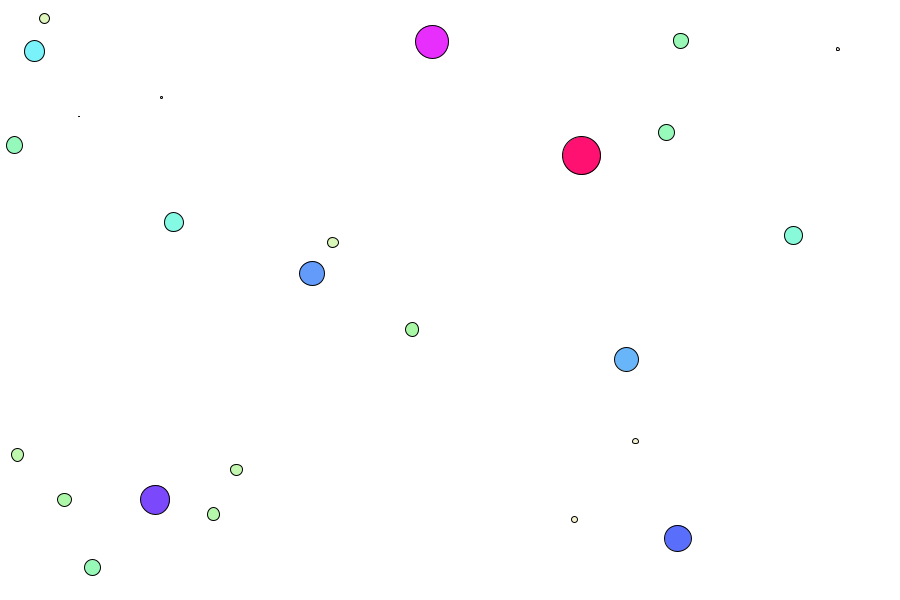
Frame 1 (no input)
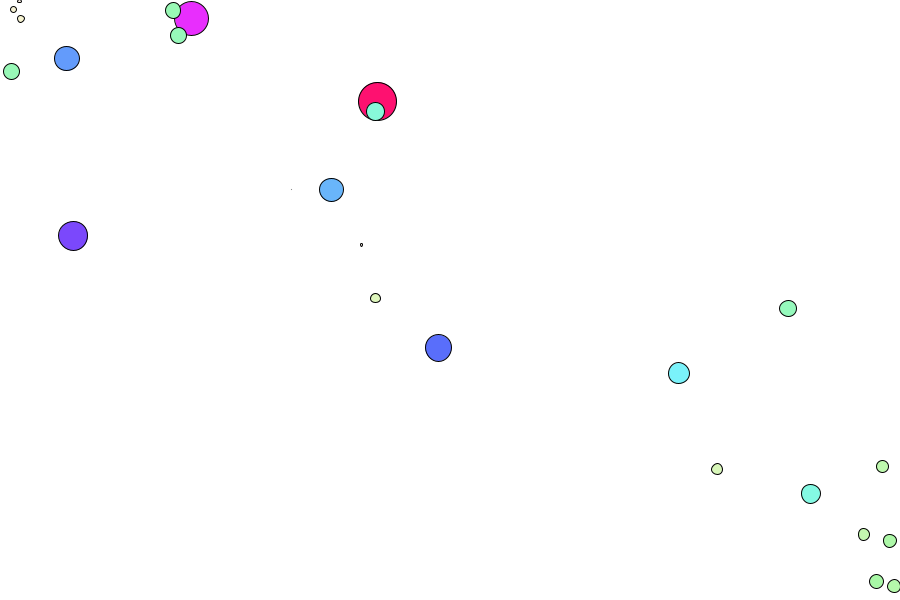
Frame 60 (the mouse pressed at the canvas centre just before this capture)
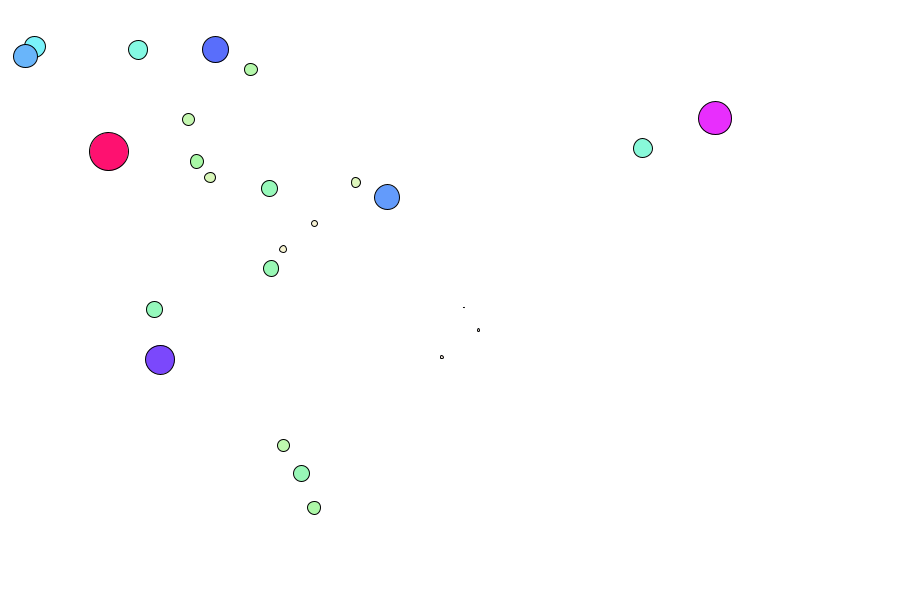
Frame 120 (the mouse held since frame 60 and released just before this capture)

The Processing sketch that drew these frames (run headless with seeded random() and noise(); from frame 60 on, the mouse is pressed at the canvas centre):

// Processing sketch: processing_169444
// ── processing_169444.pde

/////////////////////////////////////////////////////////////////////////////
// Example 1.11: Motion 101 加速度の対話的処理(シフマン, p.50)
// 複数物体（多体）
/////////////////////////////////////////////////////////////////////////////
////////// 大域変数宣言エリア
////Mover mover;  //大域変数の宣言（Mover型の「変数」 mover）
Mover[] movers = new Mover[25];
 
////////// セットアップエリア
void setup(){
  size(900,600);       //表示窓サイズの指定
  colorMode(HSB);
  ////mover = new Mover(); //オブジェクト（インスタンス）moverの生成
  for(int i = 0; i < movers.length; i++){
    movers[i] = new Mover();

    
  }
}
 
////////// メインルーチン（無限ループ）
void draw(){
  background(255);    //背景色を白色に
  
  for(int i = 0; i < movers.length; i++){
    movers[i].update();     //オブジェクトmoverの状態の更新
    movers[i].checkEdges(); //窓の端かどうかをチェック
    movers[i].display();    //表示
  }
}
 
///////////////////// 関数やクラスの定義エリア
class Mover{ //// クラスMoverの定義
  PVector location;     //位置（PVector型）
  PVector velocity;     //速度（PVector型）
  PVector acceleration; //加速度（PVector型）
  float   topspeed;     //速度の大きさ制限（float型）
  float kg;             //自作．重さ
  
  
  Mover(){ //コンストラクタ（初期状態の設定に用いられる）
    location = new PVector(random(width), random(height)); //初期位置の設定
    velocity = new PVector(0,0);               //初期速度の設定
    topspeed = 15;  //速度制限
    kg = random(10);
  }
  
  void update(){ //状態更新メソッド
    PVector mouse = new PVector(mouseX, mouseY); //マウスポインタの位置ベクトル
    PVector dir = PVector.sub(mouse,location);   ////「static」
    dir.normalize();     //正規化
    dir.mult(1.1/kg);       //スケーリング
    acceleration = dir;  //加速
    
    velocity.add(acceleration); //速度は加速度によって変化する
    velocity.limit(topspeed);   //速度は topspeed によって制限される
    location.add(velocity);     //位置は速度によって変化する
  }
  
  void display(){ //表示用メソッド
    stroke(0);
    fill(25*kg, 25*kg, 245+kg);
    ellipse(location.x, location.y, kg * 4, kg * 4);
  }
  
  void checkEdges(){ //窓の端かどうかをチェックするためのメソッド
    if(location.x > width){     //もしも右にはみ出したら
      location.x = 0;
    } else if(location.x < 0){  //もしも左にはみ出したら
      location.x = width;
    }
    
    if(location.y > height){    //もしも下にはみ出したら
      location.y = 0;
    } else if(location.y < 0){  //もしも上にはみ出したら
      location.y = height;
    }
  }



  
}
